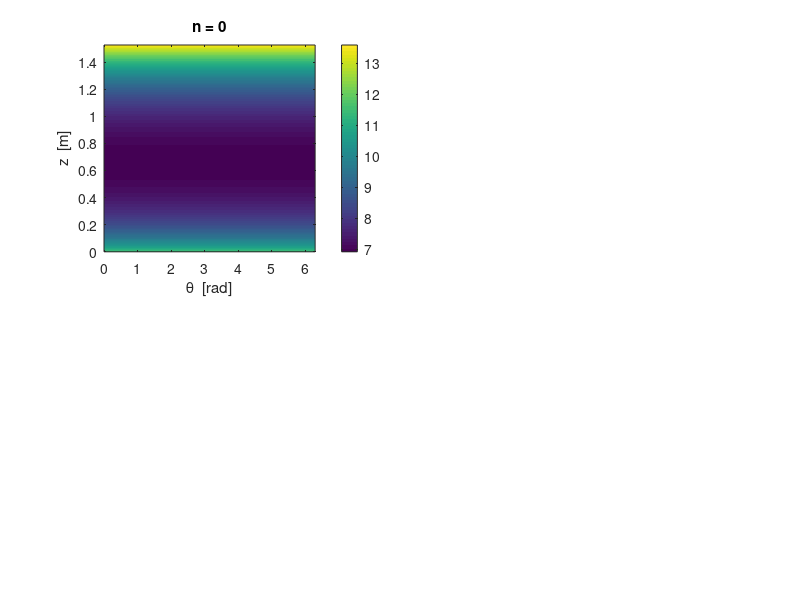

MATLAB code to generate this figure: (Note: this script raises an error after producing the figure.)
function simulate_jet(regime)
% SIMULATE_JET  Capillary oscillations in a falling liquid jet.
%
%   Team Samudramanthan - Ensemble Young Physicists' Tournament 2026
%
%   Integrates the per-mode damped-harmonic-oscillator (DHO) equations for the
%   azimuthal modes n = 2,3,4 and the Rayleigh-Plateau growth mode n = 0, with
%   gravity thinning included so that omega_n(t) and gamma_n(t) vary in time.
%   The time-integrated amplitudes are mapped to axial position z(t) and the
%   jet surface R(theta, z) is reconstructed as a space-time heatmap, exactly
%   as described in the EYPT slides (Simulation Methodology / Results).
%
%   USAGE
%       simulate_jet                 % default: underdamped regime
%       simulate_jet('underdamped')  % Oh = 0.059  (mu = 0.05 Pa s)
%       simulate_jet('overdamped')   % Oh = 2.36   (mu = 2.0  Pa s)
%
%   Solver: ode45 (Dormand-Prince RK4/5), RelTol 1e-3, AbsTol 1e-6.
%
%   Reproduces: lambda(n=2) = 0.175 m  vs theory 0.180 m  (2.8% error),
%   and the critical viscosities mu_c,n = sqrt(rho*sigma*R0*(n^2-1)/n).

    if nargin < 1 || isempty(regime)
        regime = 'underdamped';
    end

    %% ---------------------------------------------------------------
    %  Physical parameters
    %% ---------------------------------------------------------------
    P.rho   = 1000;      % density                     [kg/m^3]
    P.sigma = 0.072;     % surface tension             [N/m]
    P.g     = 9.81;      % gravitational acceleration  [m/s^2]
    P.R0    = 10e-3;     % initial jet radius          [m]  (10 mm: resolvable)
    P.v0    = 0.6;       % initial jet speed           [m/s]

    switch lower(regime)
        case 'underdamped'
            P.mu = 0.05;         % Oh = 0.059
        case 'overdamped'
            P.mu = 2.0;          % Oh = 2.36  (> mu_c for n = 2,3,4)
        otherwise
            error('regime must be ''underdamped'' or ''overdamped''.');
    end

    Oh = P.mu / sqrt(P.rho * P.sigma * P.R0);
    fprintf('Regime: %s   |   mu = %.3g Pa.s   |   Oh = %.3f\n', ...
            regime, P.mu, Oh);

    %% ---------------------------------------------------------------
    %  Initial conditions and integration grid
    %% ---------------------------------------------------------------
    P.delta0    = 1.5e-3;             % initial amplitude          [m]
    P.deltadot0 = 0.0;                % initial amplitude rate     [m/s]
    tspan = linspace(0, 0.5, 600);    % t in [0, 0.5] s, 600 points

    opts  = odeset('RelTol', 1e-3, 'AbsTol', 1e-6);

    modes = [0 2 3 4];                % n = 0 (RP) and azimuthal n = 2,3,4
    delta = zeros(numel(modes), numel(tspan));

    %% ---------------------------------------------------------------
    %  Integrate one ODE per mode
    %% ---------------------------------------------------------------
    for i = 1:numel(modes)
        n  = modes(i);
        y0 = [P.delta0; P.deltadot0];
        [~, Y] = ode45(@(t, y) dho_rhs(t, y, n, P), tspan, y0, opts);
        delta(i, :) = Y(:, 1).';

        % critical viscosity + threshold report for n >= 2
        if n >= 2
            mu_c = sqrt(P.rho * P.sigma * P.R0 * (n^2 - 1) / n);
            state = 'UNDERDAMPED';
            if P.mu > mu_c, state = 'OVERDAMPED'; end
            fprintf('   n = %d:  mu_c = %.3f Pa.s  ->  %s\n', n, mu_c, state);
        end
    end

    %% ---------------------------------------------------------------
    %  Space-time mapping:  z(t) = v0 t + 1/2 g t^2
    %% ---------------------------------------------------------------
    z  = P.v0 * tspan + 0.5 * P.g * tspan.^2;   % axial position [m]
    Rz = R_of_t(tspan, P);                       % mean radius from continuity

    %% ---------------------------------------------------------------
    %  Reconstruct cross-sections and plot heatmaps
    %% ---------------------------------------------------------------
    theta = linspace(0, 2*pi, 200);

    figure('Name', sprintf('Falling jet - %s', regime), ...
           'Color', 'w', 'Position', [100 100 1100 650]);

    for i = 1:numel(modes)
        n = modes(i);
        surfMap = Rz(:) + (delta(i, :).') .* cos(n * theta);  % [Nz x Ntheta]

        subplot(2, 2, i);
        imagesc(theta, z, surfMap * 1e3);          % colour = radius in mm
        set(gca, 'YDir', 'normal');
        xlabel('\theta  [rad]');
        ylabel('z  [m]');
        title(sprintf('n = %d', n));
        colorbar; colormap(parula);
    end
    sgtitle(sprintf('Cross-section radius R(\\theta, z)  -  %s regime (Oh = %.3f)', ...
                    regime, Oh));

    %% ---------------------------------------------------------------
    %  Wavelength check for n = 2 (spatial period of the oscillation)
    %% ---------------------------------------------------------------
    i2      = find(modes == 2);
    lam_th  = 2*pi*P.v0 / sqrt(6*P.sigma/(P.rho*P.R0^3));   % theory
    lam_sim = measure_wavelength(z, delta(i2, :));          % from zero-crossings
    fprintf('n=2 wavelength:  theory = %.3f m   sim = %.3f m   error = %.1f%%\n', ...
            lam_th, lam_sim, 100*abs(lam_sim-lam_th)/lam_th);
end

% ===================================================================
function dydt = dho_rhs(t, y, n, P)
% Right-hand side of the per-mode damped harmonic oscillator with
% gravity-thinning (time-varying coefficients).
    R = R_of_t(t, P);

    if n == 0
        s0    = 0.343 * sqrt(P.sigma / (P.rho * R^3));   % growth rate
        gamma = 3 * P.mu / (P.rho * R^2);                % Trouton factor 3
        stiff = -s0^2;                                   % => exponential growth
    else
        omega = sqrt(n*(n^2-1) * P.sigma / (P.rho * R^3));
        gamma = n * P.mu / (P.rho * R^2);
        stiff = omega^2;
    end

    delta    = y(1);
    deltadot = y(2);
    dydt = [ deltadot;
             -2*gamma*deltadot - stiff*delta ];
end

% ===================================================================
function R = R_of_t(t, P)
% Mean jet radius from mass conservation with gravity acceleration:
%   Q = pi R^2 v,  v = v0 + g t   =>   R(t) = R0 sqrt(v0 / (v0 + g t)).
    v = P.v0 + P.g .* t;
    R = P.R0 .* sqrt(P.v0 ./ v);
end

% ===================================================================
function lam = measure_wavelength(z, d)
% Estimate spatial period from successive zero-crossings of the amplitude.
    d  = d - mean(d);
    zc = z(1:end-1) < 0 & d(2:end) >= 0;          % negative->positive crossings
    idx = find(zc);
    if numel(idx) >= 2
        lam = mean(diff(z(idx)));
    else
        lam = NaN;
    end
end
